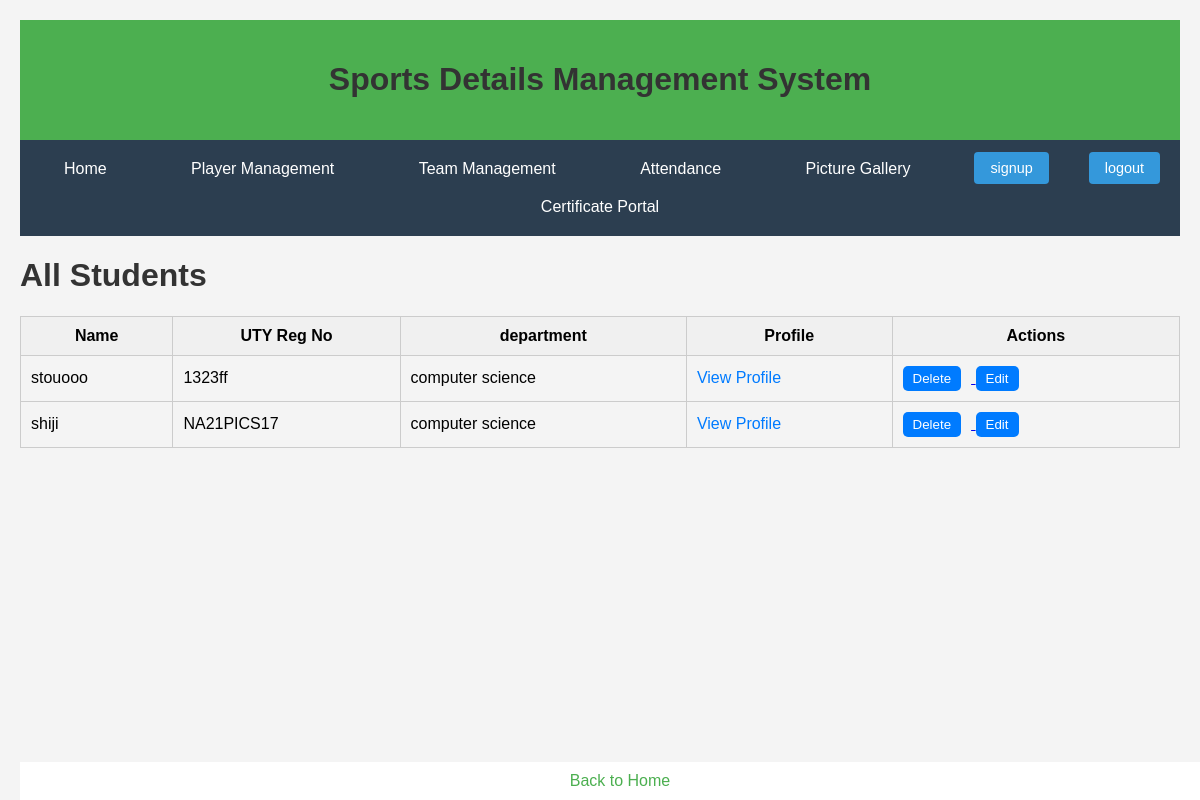
The page /view_student/ on the database as committed earlier.
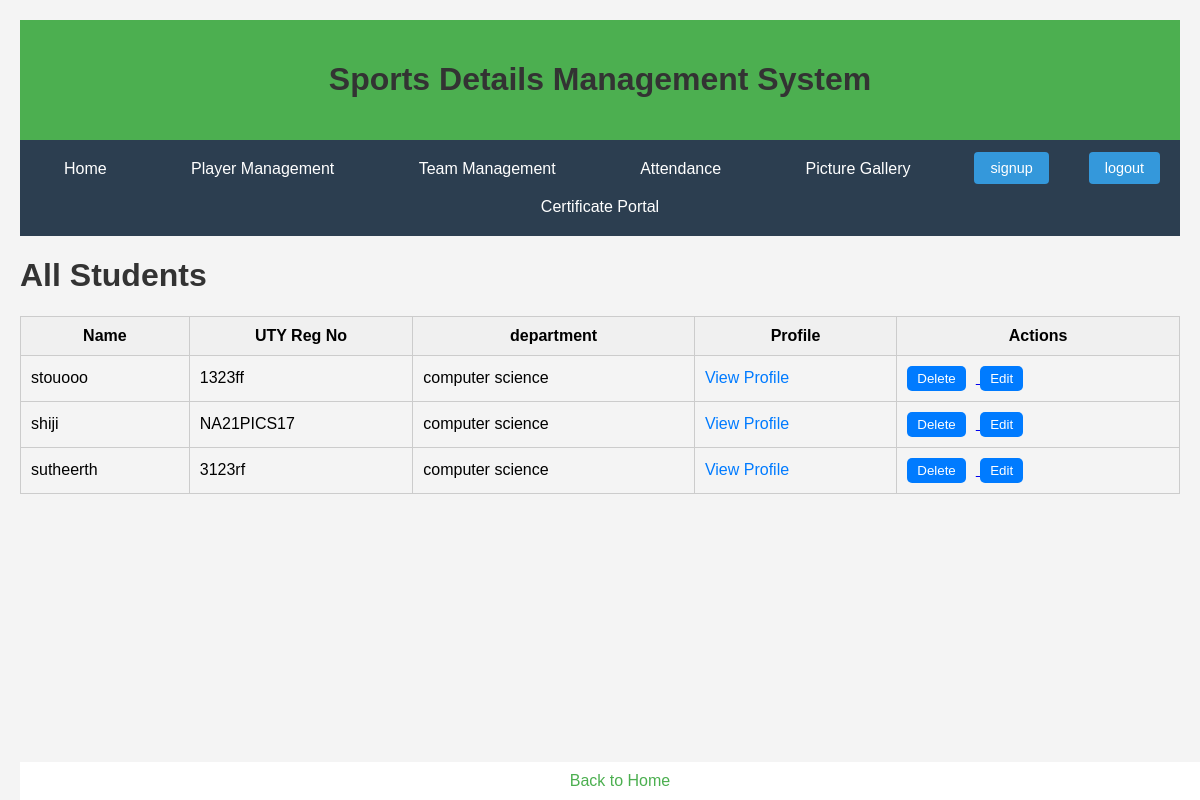
The same page on the database as committed later.
### SDMSapp/models.py (models this page shows, shortened)
class Student(models.Model):
    name = models.CharField(max_length=50)
    year_of_admission = models.IntegerField()
    admission_no = models.IntegerField()
    programme_id = models.ForeignKey(Programme, on_delete=models.CASCADE, null=True)
    uty_reg_no = models.CharField(max_length=50, unique = True)
    place = models.CharField(max_length=50)
    department = models.ForeignKey(Department, on_delete=models.CASCADE, null=True)
    phone_number = models.CharField(
        max_length=10,
        validators=[RegexValidator(regex='^\d{10}$', message='Phone number must be 10 to 15 digits')],
        default = 0
    )
    aadhar_number = models.CharField(
        max_length=16,
        validators=[RegexValidator(regex='^\d{16}$', message='Aadhaar number must be exactly 16 digits')],
        default = 0
    )
    dob = models.DateField(null =True)
    city = models.CharField(max_length=50)
    district = models.CharField(max_length=50)
    DISTRICT = [
    ('ALAPPUZHA', 'Alappuzha'),
    ('ERNAKULAM', 'Ernakulam'),
    ('IDUKKI', 'Idukki'),
    ('KANNUR', 'Kannur'),
    ('KASARAGOD', 'Kasaragod'),
    ('KOLLAM', 'Kollam'),
    ('KOTTAYAM', 'Kottayam'),
    ('KOZHIKODE', 'Kozhikode'),
    ('MALAPPURAM', 'Malappuram'),
    ('PALAKKAD', 'Palakkad'),
    ('PATHANAMTHITTA', 'Pathanamthitta'),
    ('THIRUVANANTHAPURAM', 'Thiruvananthapuram'),
    ('THRISSUR', 'Thrissur'),
    ('WAYANAD', 'Wayanad'),
]
    district = models.CharField(max_length=50,  choices=DISTRICT, default='Active')
    pincode = models.CharField(max_length=50)

class Department(models.Model):
    dept_name = models.CharField(max_length=50)
    def __str__(self):
        return str(self.dept_name)

### SDMSapp/views.py (the view)
# urls.py: path('view_student/', view_student, name='view_student'),
def view_student(request):
    students = Student.objects.all()
    return render(request, 'SDMSapp/view_student.html', {'students': students})

### SDMSapp/templates/SDMSapp/view_student.html (shortened to what this page needs)
{% extends 'SDMSapp/base.html' %}
{% block content %}
<!DOCTYPE html>
<html lang="en">
<head>
</head>
<body>
    <h1>All Students</h1>
    <table>
        <thead>
            <tr>
                <th>Name</th>
                <th>UTY Reg No</th>
                <th>department</th>
                <th>Profile</th>
                <th>Actions</th>
            </tr>
        </thead>
        <tbody>
            {% for student in students %}
            <tr>
                <td>{{ student.name }}</td>
                <td>{{ student.uty_reg_no }}</td>
                <td>{{ student.department }}</td>
                <td>
                    <a class="profile-link" href="{% url 'view_profile' student.uty_reg_no %}">View Profile</a>
                </td>
                <td class="action-buttons">
                    <a href="{% url 'confirm_delete_student' student.uty_reg_no %}">
                        <button>Delete</button>
                    </a>
                    <a href="{% url 'edit_student' student.uty_reg_no %}">
                        <button>Edit</button>
                    </a>
                </td>
            </tr>
            {% empty %}
            <tr>
                <td colspan="4">No students found.</td>
            </tr>
            {% endfor %}
        </tbody>
    </table>
    <footer>
        <a href="{% url 'home' %}" class="back-button">Back to Home</a>
    </footer>
</body>
</html>
{% endblock content %}

Rows that differ between the two databases and show on the page:
added Student: name "sutheerth", uty_reg_no "3123rf", department "computer science"
